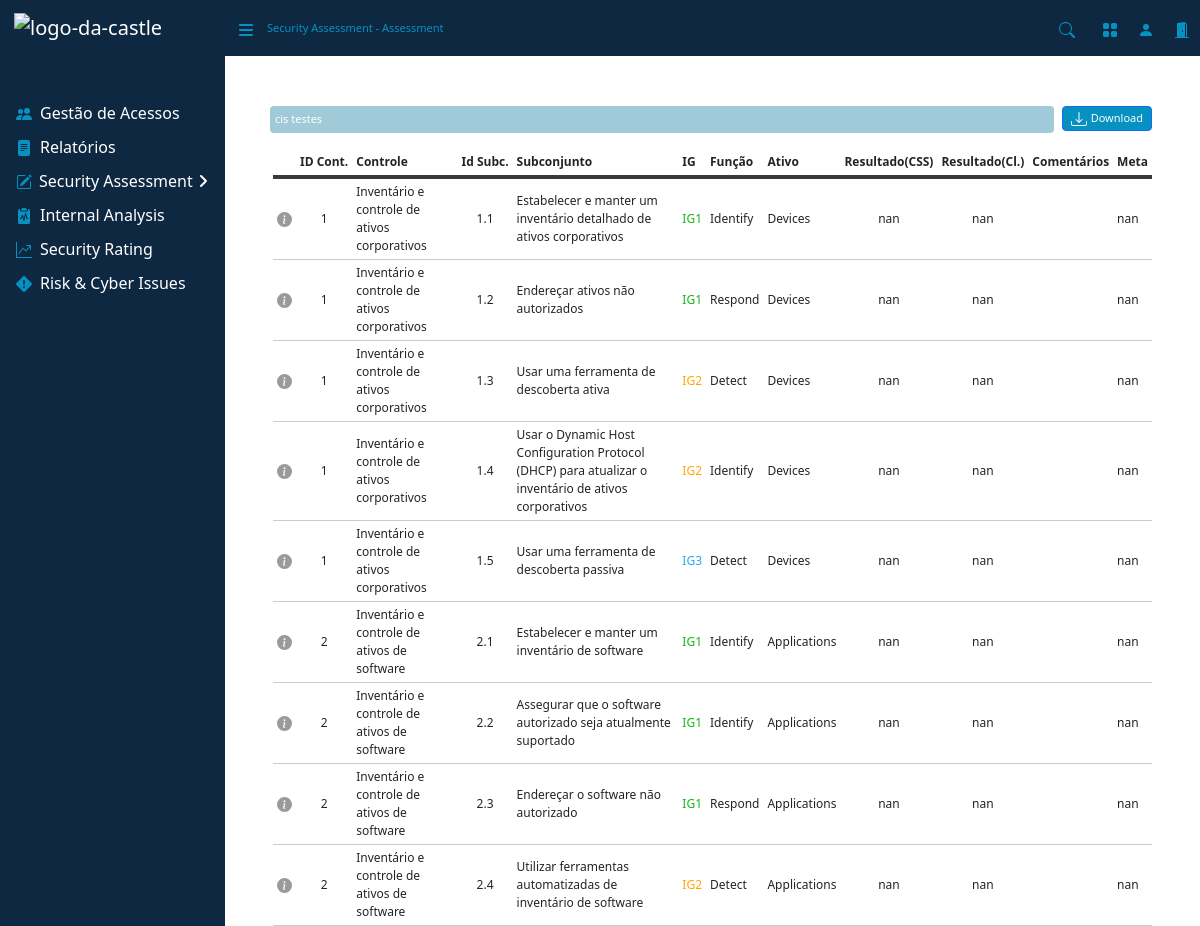
Page /assess_cis/31/ on the committed database.
### assessment/models.py (models this page shows, shortened)
class AssessmentModel(models.Model):
    CONCLUIDO = 'Concluído'
    ANDAMENTO = 'Andamento'
    CRITERIO_CHOICES = [
        (CONCLUIDO, 'Concluído'),
        (ANDAMENTO, 'Andamento'),
    ]
    framework = models.ForeignKey(FrameworkModel, on_delete=models.CASCADE)
    nome = models.CharField(max_length=255)
    status = models.CharField(max_length=20, choices=CRITERIO_CHOICES)
    data_upload = models.DateField(auto_now_add=True)
    excel_file = models.FileField(upload_to='assessments/')
    resultado = models.CharField(max_length=255)
    meta = models.CharField(max_length=255)

class CisModel(models.Model):
    assessment = models.ForeignKey(AssessmentModel, on_delete=models.CASCADE, related_name='cis_models')
    idControle = models.CharField(max_length=255)
    controle = models.CharField(max_length=255)
    tipoAtivo = models.CharField(max_length=255)
    funcao = models.CharField(max_length=255)
    idSubConjunto = models.CharField(max_length=255)
    subConjunto = models.CharField(max_length=255)
    nivel = models.CharField(max_length=255)
    resultadoCss = models.CharField(max_length=255)
    resultadoCl = models.CharField(max_length=255)
    comentarios = models.TextField(null=True, blank=True)
    meta = models.CharField(max_length=255)

### assessment/views/assess_cis.py (the view, shortened to what this page needs)
# urls.py: path('assess_cis/<int:id>/', views.AssessCis.as_view(), name='assess_cis'),
class AssessCis(View):
    template_name = 'paginas/assess_cis.html'
    def get(self, request, id):
        assessment = AssessmentModel.objects.get(id=id)
        cis_models = CisModel.objects.filter(assessment=assessment)
        return render(request, self.template_name, {
            'assessment': assessment,
            'cis_models': cis_models,
            'assessment_id': id
        })

### assessment/templates/paginas/assess_cis.html (shortened to what this page needs)
{% extends 'base.html' %}
{% load crispy_forms_tags %}
{% block nav %}
    <div class="d-none d-md-inline-block sb-sidenav-menu-heading font-small" style="color: #0691c0;">
        Security Assessment - Assessment
    </div>
{% endblock %}
{% block content %}
<main>
    <form method="post" action="{% url 'assess_cis' id=assessment_id %}" id="cisForm">
        <div class="d-flex mb-3" style="margin-top: 50px; margin-left: 45px; margin-right: 40px;">
            <div class="d-none d-md-inline-block btn-primary d-flex me-2 " style="background-color: #a0cad8; color: white; font-size: 11px; border-radius: 4px; padding: 5px; width: 100%; justify-content: flex-start;">
                <div>{{ assessment.nome }}</div>
            </div>
            {% if assessment.excel_file %}
                <button type="button" onclick="window.location.href='{{ assessment.excel_file.url }}'" class="btn btn-primary btn-sm font-small text-center d-flex align-items-center justify-content-center me-2">
                    Download
                </button>
            {% endif %}
        </div>
        <div class="table-responsive font-middle px-5">
            <table class="table-sm">
                <thead>
                    <tr>
                        <th></th>
                        <th>ID Cont.</th>
                        <th>Controle</th>
                        <th>Id Subc.</th>
                        <th>Subconjunto</th>
                        <th>IG</th>
                        <th>Função</th>
                        <th>Ativo</th>
                        <th>Resultado(CSS)</th>
                        <th>Resultado(Cl.)</th>
                        <th>Comentários</th>
                        <th>Meta</th>
                    </tr>
                </thead>
                <tbody>
                    {% for cis in cis_models %}
                    <tr>
                        <td>
                            <div class="icon-container" style="display: flex; gap: 10px;">
                                <span data-bs-toggle="modal" data-bs-target="#iconeInfo">
                                </span>
                            </div>
                        </td>
                        <td style="text-align: center;">{{ cis.idControle }}</td>
                        <td>{{ cis.controle }}</td>
                        <td style="text-align: center;">{{ cis.idSubConjunto }}</td>
                        <td>{{ cis.subConjunto }}</td>
                        <td class="nivel" data-nivel="{{ cis.nivel }}">{{ cis.nivel }}</td>
                        <td>{{ cis.funcao }}</td>
                        <td>{{ cis.tipoAtivo }}</td>
                        <td style="text-align: center;">
                            {% if assessment.status == 'Andamento' %}
                                <select name="resultadoCss_{{ cis.id }}" class="form-select form-select-sm w-auto border border-light" style="line-height: 1;">
                                    <option value="" disabled selected>...</option>
                                    <option value="Sim" {% if cis.resultadoCss == "Sim" %}selected{% endif %} style="font-size: 0.875rem;">Sim</option>
                                    <option value="Não" {% if cis.resultadoCss == "Não" %}selected{% endif %} style="font-size: 0.875rem;">Não</option>
                                </select>
                            {% else %}
                                {{ cis.resultadoCss }}
                            {% endif %}
                        </td>
                        <td style="text-align: center;">
                            {% if assessment.status == 'Andamento' %}
                                <select name="resultadoCl_{{ cis.id }}" class="form-select form-select-sm w-auto border border-light" style="line-height: 1;">
                                    <option value="" disabled selected>...</option>
                                    <option value="Sim" {% if cis.resultadoCl == "Sim" %}selected{% endif %} style="font-size: 0.875rem;">Sim</option>
                                    <option value="Não" {% if cis.resultadoCl == "Não" %}selected{% endif %} style="font-size: 0.875rem;">Não</option>
                                </select>
                            {% else %}
                                {{ cis.resultadoCl }}
                            {% endif %}
                        </td>
                        <td>
                        </td>
                        <td>
                            {% if assessment.status == 'Andamento' %}
                                <select name="meta_{{ cis.id }}" class="form-select form-select-sm w-auto border border-light" style="line-height: 1;">
                                    <option value="" disabled selected>...</option>
                                    <option value="Sim" {% if cis.meta == "Sim" %}selected{% endif %} style="font-size: 0.875rem;">Sim</option>
                                    <option value="Não" {% if cis.meta == "Não" %}selected{% endif %} style="font-size: 0.875rem;">Não</option>
                                </select>
                            {% else %}
                                {{ cis.meta }}
                            {% endif %}
                        </td>
                    </tr>
                    {% endfor %}
                </tbody>
            </table>
        </div>
    </form>
</main>
{% endblock %}

### static/assets/css/myStyles.css (style rules this page uses)
.font-middle { font-size: 12px; }
table thead tr { text-align: left; border-bottom: 4px solid #3b3939; }
table tbody tr { border-bottom: 1px solid #ccc; }
table td, table th { border: none; }
.btn-sm { height: 25px; font-size: 11px; background-color: #0691c0; }
svg.bi-gear-fill { width: 15px; height: 15px; fill: #787575bd; cursor: pointer; }

### static/assets/css/forms.css (style rules this page uses)
.font-small { font-size: 11px; }
.btn-sm { height: 25px; font-size: 11px; background-color: #0691c0; }
svg.bi-gear-fill { width: 15px; height: 15px; fill: #787575bd; cursor: pointer; }
th { white-space: nowrap; text-align: left; padding: 5px; }

### assessment/templates/paginas/assess_cis.html (style rules this page uses)
.verde { color: rgb(18, 180, 18); }
.amarelo { color: #FFA500; }
.azul { color: #25A9F0; }

### rows in the picture
AssessmentModel: nome "cis testes"
CisModel: idControle "1", controle "Inventário e controle de ativos corporativos", idSubConjunto "1.1", subConjunto "Estabelecer e manter um inventário detalhado de ativos corporativos", nivel "IG1", funcao "Identify", tipoAtivo "Devices", resultadoCss "nan", resultadoCl "nan", meta "nan"
CisModel: idControle "1", controle "Inventário e controle de ativos corporativos", idSubConjunto "1.2", subConjunto "Endereçar ativos não autorizados", nivel "IG1", funcao "Respond", tipoAtivo "Devices", resultadoCss "nan", resultadoCl "nan", meta "nan"
CisModel: idControle "1", controle "Inventário e controle de ativos corporativos", idSubConjunto "1.3", subConjunto "Usar uma ferramenta de descoberta ativa", nivel "IG2", funcao "Detect", tipoAtivo "Devices", resultadoCss "nan", resultadoCl "nan", meta "nan"
CisModel: idControle "1", controle "Inventário e controle de ativos corporativos", idSubConjunto "1.4", subConjunto "Usar o Dynamic Host Configuration Protocol (DHCP) para atualizar o inventário de ativos corporativos", nivel "IG2", funcao "Identify", tipoAtivo "Devices", resultadoCss "nan", resultadoCl "nan", meta "nan"
CisModel: idControle "1", controle "Inventário e controle de ativos corporativos", idSubConjunto "1.5", subConjunto "Usar uma ferramenta de descoberta passiva", nivel "IG3", funcao "Detect", tipoAtivo "Devices", resultadoCss "nan", resultadoCl "nan", meta "nan"
CisModel: idControle "2", controle "Inventário e controle de ativos de software", idSubConjunto "2.1", subConjunto "Estabelecer e manter um inventário de software", nivel "IG1", funcao "Identify", tipoAtivo "Applications", resultadoCss "nan", resultadoCl "nan", meta "nan"
CisModel: idControle "2", controle "Inventário e controle de ativos de software", idSubConjunto "2.2", subConjunto "Assegurar que o software autorizado seja atualmente suportado", nivel "IG1", funcao "Identify", tipoAtivo "Applications", resultadoCss "nan", resultadoCl "nan", meta "nan"
CisModel: idControle "2", controle "Inventário e controle de ativos de software", idSubConjunto "2.3", subConjunto "Endereçar o software não autorizado", nivel "IG1", funcao "Respond", tipoAtivo "Applications", resultadoCss "nan", resultadoCl "nan", meta "nan"
CisModel: idControle "2", controle "Inventário e controle de ativos de software", idSubConjunto "2.4", subConjunto "Utilizar ferramentas automatizadas de inventário de software", nivel "IG2", funcao "Detect", tipoAtivo "Applications", resultadoCss "nan", resultadoCl "nan", meta "nan"
